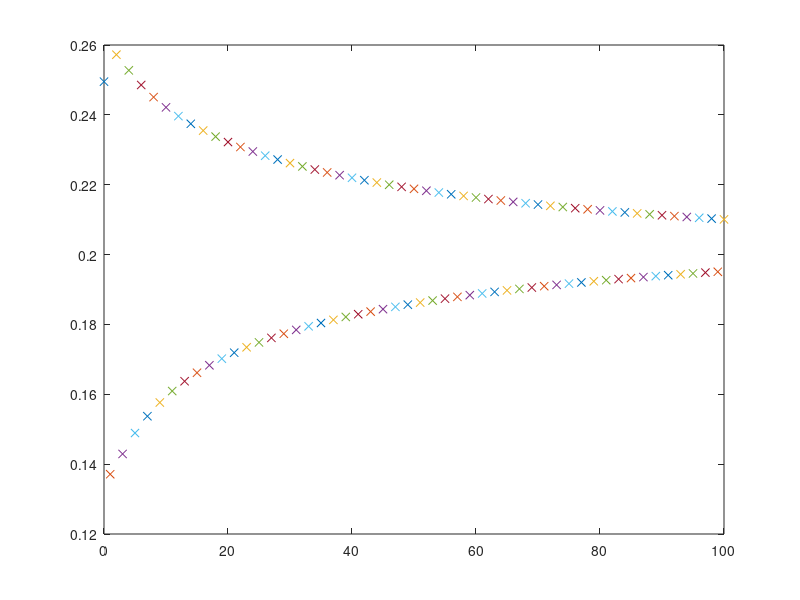

The MATLAB script that drew this image:
%% again but now withouth origin link

%difference is now the connection matrix is based on links

%% build network 
%connection matrix (with link lengths)
  
%with penalty
p=10^6;
con = [0 1 0 0 0 0 0 0 0 0 4 0;
       0 0 p 1 0 2 0 0 0 0 0 0;
       0 p 0 0 0 0 0 0 0 0 4 0;
       0 0 0 0 p 0 1 2 0 0 0 0;
       0 0 1 p 0 2 0 0 0 0 0 0;
       0 0 0 0 0 0 0 0 0 1 0 0;
       0 0 0 0 0 0 0 0 0 1 0 0;
       0 0 0 0 0 0 0 0 p 0 0 1;
       0 0 0 0 1 0 1 p 0 0 0 0;
       0 0 0 0 0 0 0 0 2 0 0 1;
       0 0 0 0 0 0 0 0 2 0 0 1;
       0 0 0 0 0 0 0 0 0 0 0 0;];
   
%with penalty like in the paper
p=10^10;
con = [0 p 1 0 2 0 0 0 0 0 0;
       1 0 0 0 0 0 0 0 0 4 0;
       0 0 0 p 0 1 2 0 0 0 0;
       0 1 p 0 2 0 0 0 0 0 0;
       0 0 0 0 0 0 0 0 1 0 0;
       0 0 0 0 0 0 0 0 1 0 0;
       0 0 0 0 0 0 0 p 0 0 1;
       0 0 0 1 0 1 p 0 0 0 0;
       0 0 0 0 0 0 0 2 0 0 1;
       0 0 0 0 0 0 0 2 0 0 1;
       0 0 0 0 0 0 0 0 0 0 0;];
	  
b = -1.5;
v = b*con;
	   
mu = 1;

%matrix of instantaneous utilities
M = exp(1/mu*v).*(con>0);

%destination connection
b = zeros(size(con,1),1);
b(end) = 1;

%solve system of equations
% z = linsolve((eye(length(b))-M),b); % faster if options are used
z = (eye(length(b))-M)\b;

%probabilities
P = zeros(size(con));
for i=1:length(b)-1
	P(i,:)=M(i,:).*z'/(M(i,:)*z);
end

% Path=[prod(P(sub2ind(size(P),[1,2,4,8],[2,4,8,12])));
%       prod(P(sub2ind(size(P),[1,2,4,7,10],[2,4,7,10,12])));
%       prod(P(sub2ind(size(P),[1,2,6,10],[2,6,10,12])));
%       prod(P(sub2ind(size(P),[1,11],[11,12])));] 

Path=[prod(P(sub2ind(size(P),[2,1,3,7],[1,3,7,11])));
      prod(P(sub2ind(size(P),[2,1,3,6,9],[1,3,6,9,11])));
      prod(P(sub2ind(size(P),[2,1,5,9],[1,5,9,11])));
      prod(P(sub2ind(size(P),[2,10],[10,11])));] 


%in the paper
G=zeros(size(con,1),1);
G(2)=1;
% G=ones(size(con,1),1);
% G(end)=1;


%link flows
% F = linsolve((eye(length(G))-P.'),G);% faster if options are used
F = (eye(length(G))-P.')\G;

figure;
plot(0,prod(P(sub2ind(size(P),[2,1,3,7],[1,3,7,11]))),'x')
hold on;
for j=1:100

    %Link size attribute based on flow
    [r,c]=find(con>0);
    LS = zeros(size(con));
    LS(sub2ind([11,11],r,c))=F(c);

    bl=-1.95;
    bls=-1.25;

    v=bl*con + bls*LS;

    %matrix of instantaneous utilities
    M = exp(1/mu*v).*(con>0);

    %destination connection
    b = zeros(size(con,1),1);
    b(end) = 1;

    %solve system of equations
    z = linsolve((eye(length(b))-M),b);

    %probabilities
    P = zeros(size(con));
    for i=1:length(b)-1
        P(i,:)=M(i,:).*z'/(M(i,:)*z);
    end
    P1=prod(P(sub2ind(size(P),[2,1,3,7],[1,3,7,11])));
    plot(j,P1,'x')

    %link flows
    F = linsolve((eye(length(G))-P.'),G);
end

Path=[prod(P(sub2ind(size(P),[2,1,3,7],[1,3,7,11])));
      prod(P(sub2ind(size(P),[2,1,3,6,9],[1,3,6,9,11])));
      prod(P(sub2ind(size(P),[2,1,5,9],[1,5,9,11])));
      prod(P(sub2ind(size(P),[2,10],[10,11])));] 

